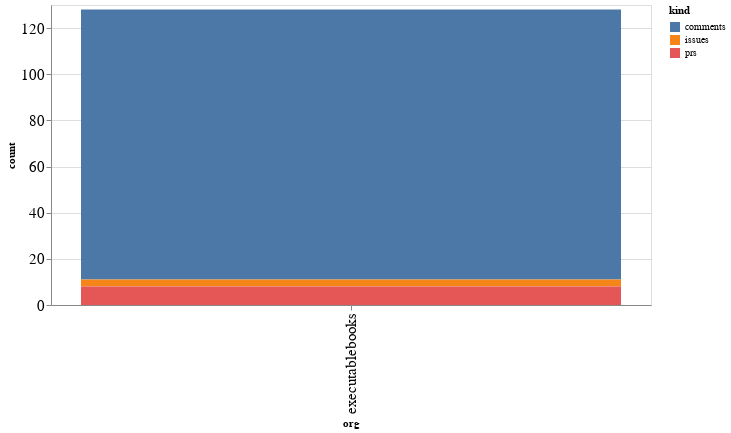

The notebook cell saved with this chart:
### Code cell
alt.Chart(org_summaries, width=600).mark_bar().encode(
    x='org',
    y='count',
    color='kind',
    tooltip="org"
)

### Figure 1 — Vega-Lite specification as saved in the notebook (floating-point values rounded to 4 significant figures)
{"config": {"axisLeft": {"labelFontSize": 15}, "axisBottom": {"labelFontSize": 15}}, "data": {"name": "data-f6f561a41337769475383f0995859d35"}, "mark": "bar", "encoding": {"color": {"type": "nominal", "field": "kind"}, "tooltip": {"type": "nominal", "field": "org"}, "x": {"type": "nominal", "field": "org"}, "y": {"type": "quantitative", "field": "count"}}, "width": 600, "$schema": "https://vega.github.io/schema/vega-lite/v4.8.1.json", "datasets": {"data-f6f561a41337769475383f0995859d35": [{"org": "executablebooks", "kind": "comments", "count": 117}, {"org": "executablebooks", "kind": "issues", "count": 3}, {"org": "executablebooks", "kind": "prs", "count": 8}]}}
